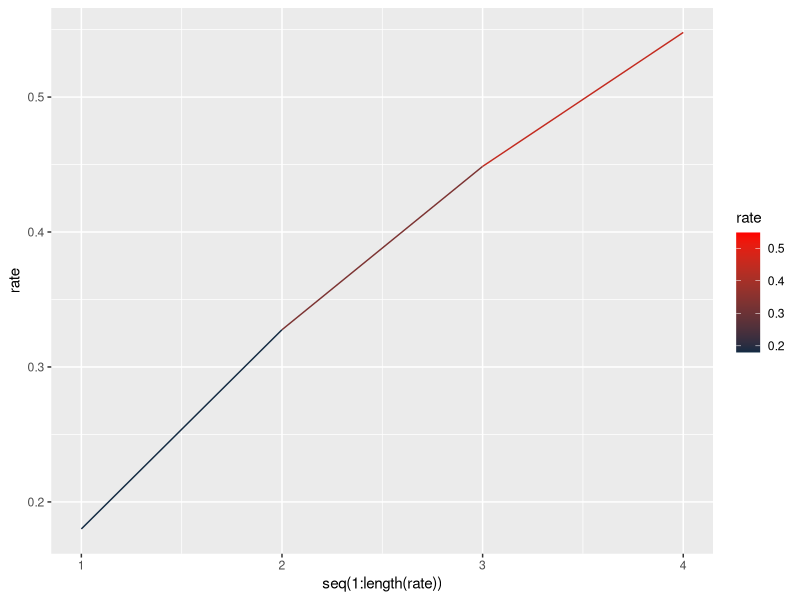
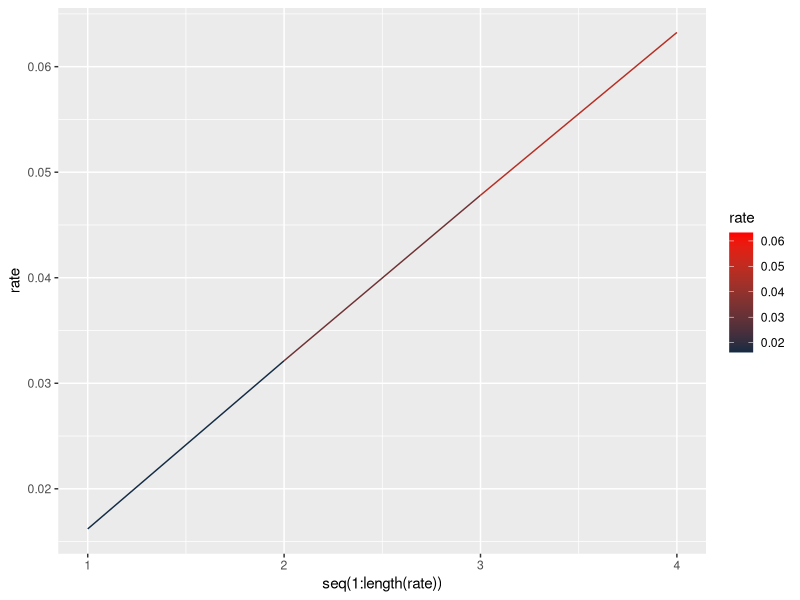

Write R code to recreate these figures, in order.
## ---- chunk 1
library(forcats)
library(ggplot2)
library(viridis)
library(tibble)
library(tidyr)
## ---- chunk 2
none <- 0.85
withdrawal <- 0.22
condom <- 0.18
pill <- 0.09
IUD <- 0.008
iud_progestin <- 0.002
female_ster <- 0.005
male_ster <- 0.0015
## ---- chunk 3
FailRate <- function(years, method){
     pbinom(0, years, method, lower.tail = FALSE)
}

PlotFailRate <- function(years, method){
     rate <<- pbinom(0, 1:years, method, lower.tail = FALSE)
     p <- ggplot(as.data.frame(rate), aes(x = seq(1:length(rate)), y = rate))

     p +
     geom_line(aes(color = rate)) +
     scale_colour_gradient(high = "red")
}
## ---- chunk 4
FailRate(4, condom)

FailRate(4, condom * pill)

PlotFailRate(4, condom)

PlotFailRate(4, condom * pill)
## ---- chunk 5
lifetime_failure <- tibble(years = 1:20,
                           none = FailRate(years, none),
                           withdrawal = FailRate(years, withdrawal),
                           condom = FailRate(years, condom),
                           pill = FailRate(years, pill),
                           IUD = FailRate(years, IUD))

failure_table <- pivot_longer(lifetime_failure, cols = -c(years), names_to = "method", values_to = "failure")

failure_table$method <- as.factor(failure_table$method)

failure_table$method <- fct_reorder(failure_table$method, failure_table$failure, .fun = mean, .desc = TRUE)
## ---- chunk 6
failure_plot <- ggplot(failure_table) +
    aes(x = years, y = failure * 100, colour = method) +
    geom_smooth(size = 0.5, se = FALSE, method = "loess", formula = "y ~ x") +
    geom_hline(yintercept = 0) +
    scale_colour_viridis_d(option = "D", direction = 1) +
    scale_x_continuous(expand = expansion(0)) + 
    scale_y_continuous(expand = expansion(0)) +
    ggtitle("Probability of At Least One Contraceptive Failure by Method", subtitle = "With Typical Use") +
    xlab("Years of Use") +
    ylab("% Chance of at Least One Pregnancy") +
    theme_bw()
## ---- chunk 7
ragg::agg_png("failure_plot_16x9.png", width = 16, height = 9, units = "in", res = 300, scaling = 2)
failure_plot
dev.off()
## ---- chunk 8
1 + 1
## ---- chunk 9
#| echo: false
2 * 2
